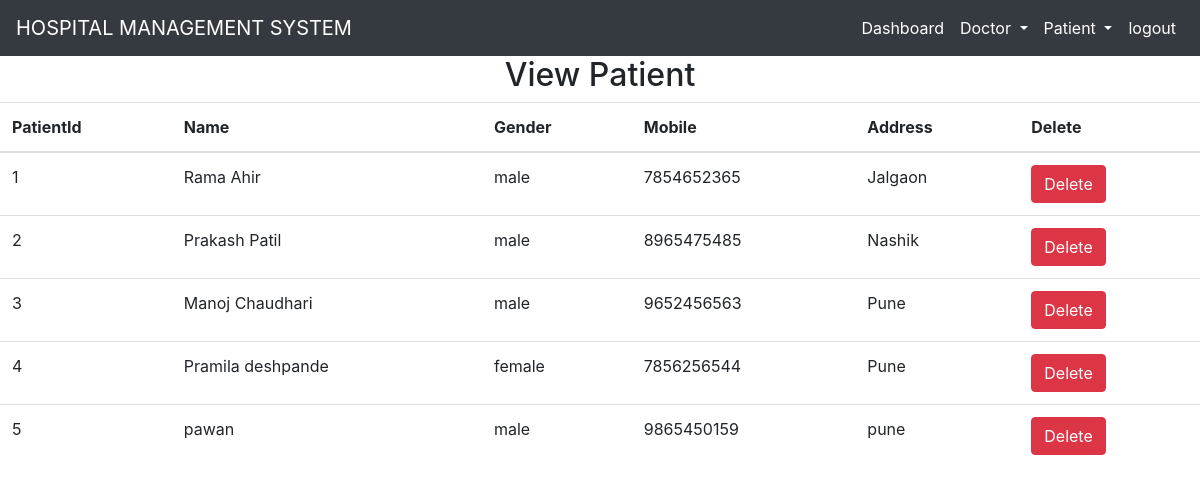
Page /view_patient/ (signed in) on the committed database.
### hospital/models.py (models this page shows)
class Patient(models.Model):
    name = models.CharField(max_length=50)
    gender = models.CharField(max_length=10)
    mobile = models.IntegerField(null=True)
    address = models.TextField()

### hospital/views.py (the view)
# urls.py: path('view_patient/', View_Patient, name='view_patient'),
def View_Patient(request):
    if not request.user.is_staff:
        return redirect('login')
    doc = Patient.objects.all()
    d = {'doc': doc}
    return render(request, 'view_patient.html', d)

### hospital/templates/view_patient.html (shortened to what this page needs)
{% include 'base.html' %}
{% include 'navigation.html' %}
{% block content %}
<div>
    <h2 class="text-center">View Patient</h2>
    <table id="example" class="table table-hover">
        <thead>
            <tr>
                <th>PatientId</th>
                <th>Name</th>
                <th>Gender</th>
                <th>Mobile</th>
                <th>Address</th>
                <th>Delete</th>
            </tr>
        </thead>
        <tbody>
            {% for i in doc %}
            <tr>
                <td>{{ i.id }}</td>
                <td>{{ i.name }}</td>
                <td>{{ i.gender }}</td>
                <td>{{ i.mobile }}</td>
                  <td>{{ i.address }}</td>
                <td><a href="{% url 'delete_patient' i.id %}"
                       onclick="return confirm('Are you sure you want to delete?')" class="btn btn-danger">Delete</a>
                </td>
            </tr>
            {% endfor %}
        </tbody>
    </table>
</div>
{% endblock content %}

### hospital/templates/base.html (shortened to what this page needs)
{% load static %}
<!DOCTYPE html>
<html lang="en">
<head>
    <link href="https://stackpath.bootstrapcdn.com/bootstrap/4.5.2/css/bootstrap.min.css" rel="stylesheet">
    <link rel="stylesheet" href="https://use.fonta5wesome.com/releases/v5.7.0/css/all.css">
    <link rel="stylesheet" type="text/css" href="{% static 'css/mystyle.css' %}">
    <link rel="stylesheet" type="text/css" href="{% static 'css/home.css' %}" />
</head>
    <body>
    </body>
</html>

### hospital/templates/navigation.html (shortened to what this page needs)
<nav class="navbar navbar-expand-lg navbar-dark bg-dark">
        <a class="navbar-brand" href="#">HOSPITAL MANAGEMENT SYSTEM</a>
        <div class="collapse navbar-collapse" id="navbarNav">
            <ul class="navbar-nav ml-auto">
                 {% if request.user.is_staff %}
                <li class="nav-item active">
                    <a class="nav-link" href="{% url 'dashboard' %}">Dashboard</a>
                </li>
                <li class="nav-item dropdown active">
                    <a class="nav-link dropdown-toggle" href="#" id="navbarDropdown" role="button" data-toggle="dropdown"
                       aria-haspopup="true" aria-expanded="false">
                       Doctor
                    </a>
                </li>
                <li class="nav-item dropdown active">
                    <a class="nav-link dropdown-toggle" href="#" id="navbarDropdown" role="button" data-toggle="dropdown"
                       aria-haspopup="true" aria-expanded="false">
                       Patient
                    </a>
                </li>
                <li class="nav-item active">
                    <a class="nav-link" href="{% url 'logout_admin' %}">logout</a>
                </li>
                {% endif %}
            </ul>
        </div>
    </nav>

### rows in the picture
Patient: id "1", name "Rama Ahir", gender "male", mobile "7854652365", address "Jalgaon"
Patient: id "2", name "Prakash Patil", gender "male", mobile "8965475485", address "Nashik"
Patient: id "3", name "Manoj Chaudhari", gender "male", mobile "9652456563", address "Pune"
Patient: id "4", name "Pramila deshpande", gender "female", mobile "7856256544", address "Pune"
Patient: id "5", name "pawan", gender "male", mobile "9865450159", address "pune"
